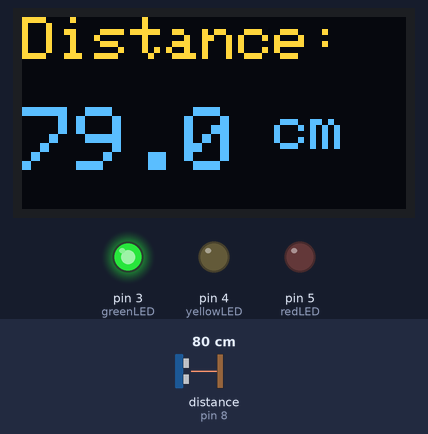
A sketch run on a simulated Arduino Uno, built with avr-gcc and run on an emulated ATmega328P. Shown: 128×64 one-colour display, output pins drawn as LEDs (lit = HIGH). Wiring (inferred from the names in the program): ultrasonic range finder: trigger pin 9; echo pin 8. The inputs (shaded band) are chosen by the test bench; at power-on: distance to the obstacle (sensor on pin 8) 80 cm. The echo pulse lasts 58.3 µs per cm; the OLED is the two-colour kind (top 16 rows yellow); pins used as bus, display or sensor lines are not drawn.

Above: at 1.3 s.
1.4 s: distance to the obstacle (sensor on pin 8) set to 56 cm
At 2.8 s:
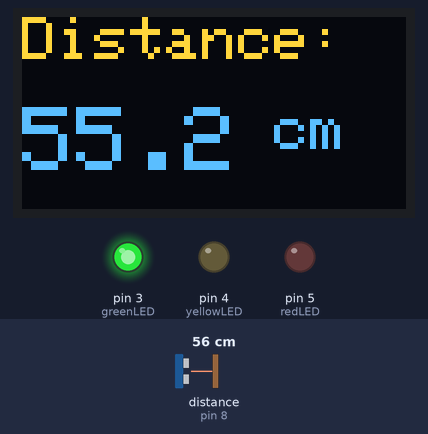
3.1 s: distance to the obstacle (sensor on pin 8) set to 46 cm
At 4.0 s:
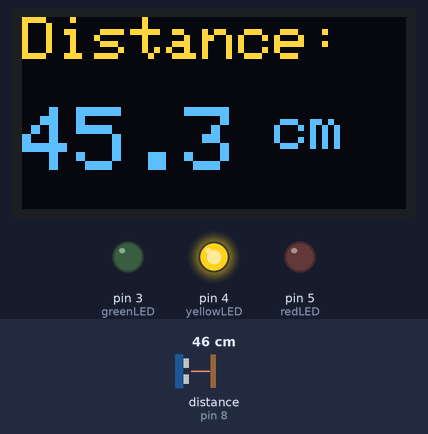
6.2 s: distance to the obstacle (sensor on pin 8) set to 23 cm
At 7.6 s:
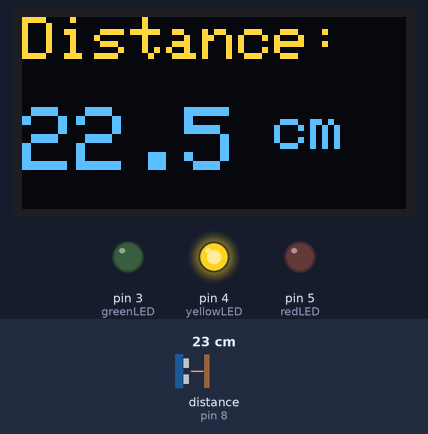
8.4 s: distance to the obstacle (sensor on pin 8) set to 19 cm
At 9.6 s:
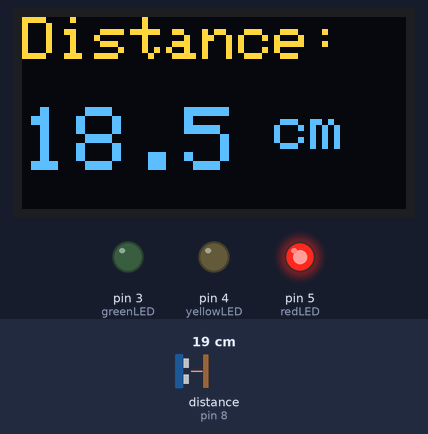
Timing chart, 0 to 11.0 s (numbered marks = the images above; inputs shaded):
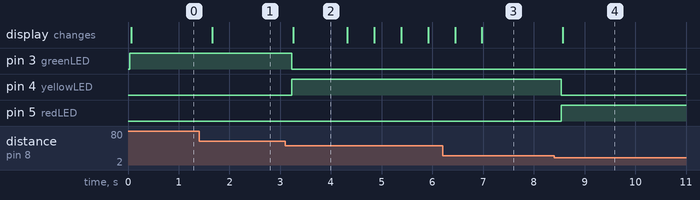

The sketch:

distance-sensor-oled.ino
```cpp
#include <Arduino.h>
#include <Wire.h>
#include <Adafruit_GFX.h>
#include <Adafruit_SSD1306.h>

#define SCREEN_WIDTH 128
#define SCREEN_HEIGHT 64
#define OLED_RESET    -1
Adafruit_SSD1306 display(SCREEN_WIDTH, SCREEN_HEIGHT, &Wire, OLED_RESET);

//HC-SR04 pins
const int trigPin = 9;
const int echoPin = 8;

//LED pins
const int greenLED = 3;
const int yellowLED = 4;
const int redLED = 5;


void setup() {
 Serial.begin(9600);

 pinMode(trigPin, OUTPUT);
 pinMode(echoPin , INPUT);

 pinMode(greenLED , OUTPUT);
 pinMode(yellowLED , OUTPUT);
 pinMode(redLED , OUTPUT);

 digitalWrite(greenLED , LOW);
 digitalWrite(yellowLED , LOW);
 digitalWrite(redLED , LOW);

 // Initialize OLED
  if(!display.begin(SSD1306_SWITCHCAPVCC, 0x3C)) { // 0x3C is default I2C address
    Serial.println(F("SSD1306 allocation failed"));
    while(true); // Loop forever
  }
}

void loop() {
  long duration;
  float distance;
  digitalWrite(trigPin , LOW);
  delayMicroseconds(2);

  digitalWrite(trigPin , HIGH);
  delayMicroseconds(10);
  digitalWrite(trigPin , LOW);

  duration = pulseIn(echoPin , HIGH);
  distance = duration * 0.034 / 2;

  if (distance > 50)
  {
    digitalWrite(greenLED , HIGH);
    digitalWrite(yellowLED , LOW);
    digitalWrite(redLED , LOW);
  }
  else if (distance <= 50 && distance > 20)
  {
    digitalWrite(yellowLED , HIGH);
    digitalWrite(greenLED , LOW);
    digitalWrite(redLED , LOW);
  }
  else if (distance <= 20)
  {
    digitalWrite(redLED , HIGH);
    digitalWrite(yellowLED , LOW);
    digitalWrite(greenLED , LOW);
  }

  display.clearDisplay();
  display.setTextSize(2);
  display.setTextColor(SSD1306_WHITE);
  display.setCursor(0,0);
  display.println("Distance:");
  display.setTextSize(3);
  display.setCursor(0,30);
  display.print(distance ,1);
  display.setTextSize(2);
  display.print(" cm");
  display.display();

  delay(500);

}
```

Measured:
- the behaviour switches between 51 and 50 cm on distance to the obstacle (sensor on pin 8) (found by bisection; images 1 and 2)
- the behaviour switches between 21 and 20 cm on distance to the obstacle (sensor on pin 8) (found by bisection; images 3 and 4)
- after the input at 1.4 s, the display: changes after 0.26 s (image 1)
- after the input at 3.1 s, pin 3 (greenLED): HIGH → LOW after 0.13 s; pin 4 (yellowLED): LOW → HIGH after 0.13 s; the display: changes after 0.16 s (image 2)
- after the input at 6.2 s, the display: first changes after 0.25 s (image 3 shows a later state)
- after the input at 8.4 s, pin 4 (yellowLED): HIGH → LOW after 0.14 s; pin 5 (redLED): LOW → HIGH after 0.14 s; the display: changes after 0.17 s (image 4)
- what the display in image 2 shows lasts 1.0 s, from 3.3 s to 4.3 s
